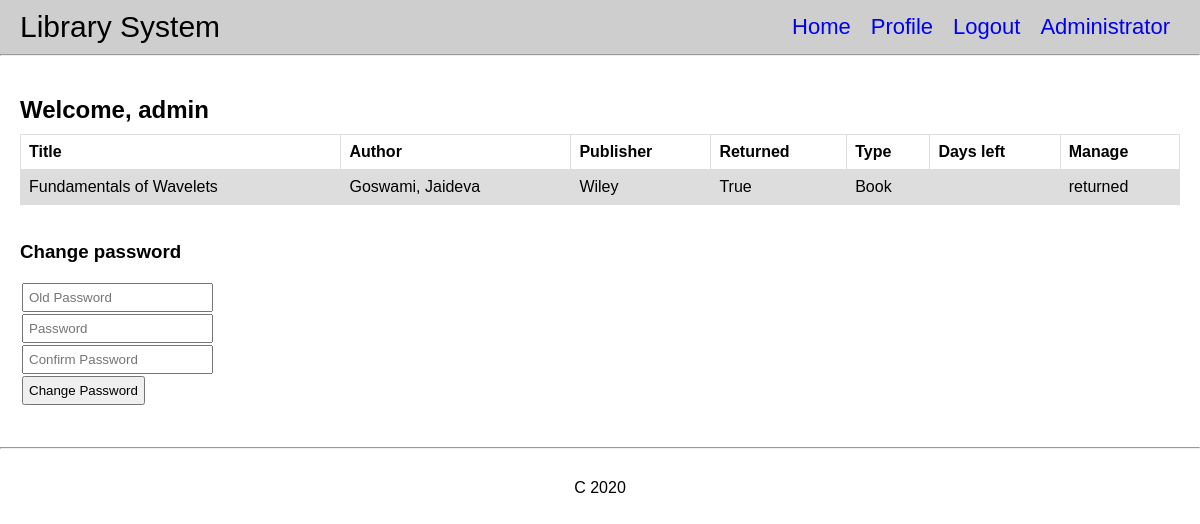
/user/profile/ (signed in), run on an earlier commit of the app's database.
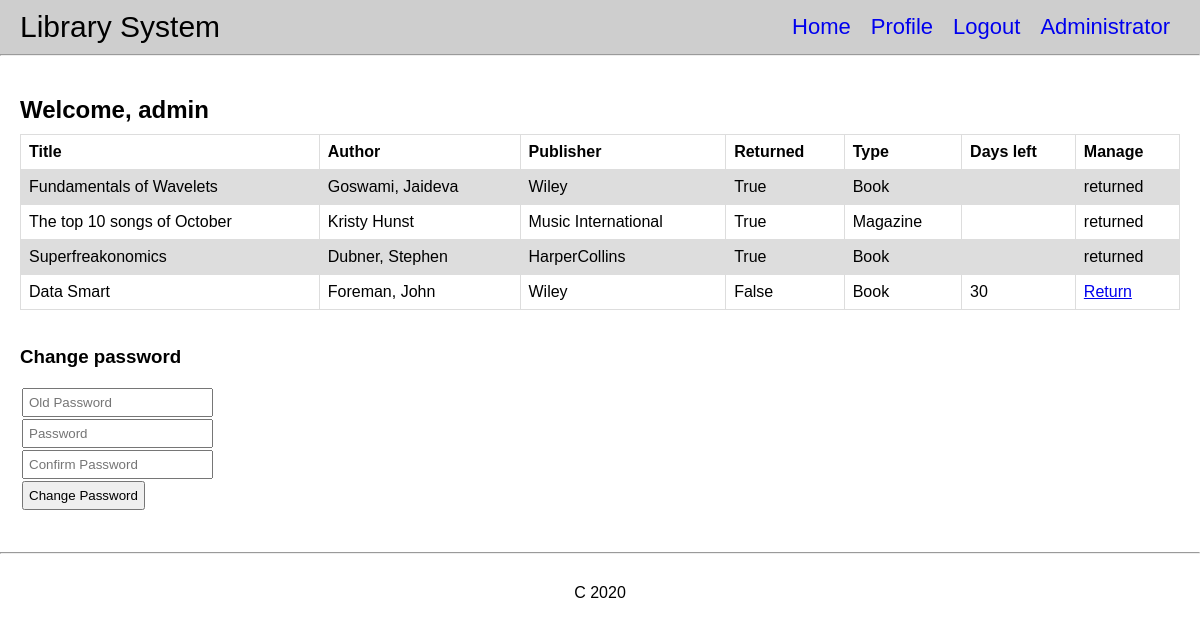
And on a later commit of the database.
### library_app/models.py (models this page shows, shortened)
class ItemLoan(models.Model):
    user = models.ForeignKey(User, on_delete=models.CASCADE)
    item = models.ForeignKey(Item, on_delete=models.CASCADE)
    loaned_timestamp = models.DateTimeField(auto_now_add=True)
    returned_timestamp = models.DateTimeField(null=True)
    def daysLeft(self):
        if self.item.item_type == "book":
            date_to_return = self.loaned_timestamp + \
                timedelta(days=items_days_limits['book'])
            days_left = (date_to_return - self.loaned_timestamp).days
        else:
            date_to_return = self.loaned_timestamp + \
                timedelta(days=items_days_limits['magazine'])
            days_left = (date_to_return - self.loaned_timestamp).days
        return days_left
    def is_available(self):
        return self.returned_timestamp is not None

class Item(models.Model):
    title = models.CharField(max_length=200)
    author = models.CharField(max_length=200)
    publisher = models.CharField(max_length=200)
    is_available = models.BooleanField(default=True)
    TYPE_CHOICES = [
        ('book', "Book"),
        ('magazine', "Magazine"),
    ]
    item_type = models.CharField(
        max_length=100, choices=TYPE_CHOICES, default='book')

### user_app/views.py (the view)
# urls.py: path("profile/", views.profile, name="profile"),
@login_required
def profile(request, extraContext={}):
    context = {}
    context.update(extraContext)
    user = request.user  # currently logged in user
    itemloans = ItemLoan.objects.filter(user=user)
    context = {"itemloans": itemloans, "user": user}
    return render(request, "user_app/profile.html", context)

### templates/user_app/profile.html (shortened to what this page needs)
{% extends "base.html" %} {% block title %}Profile{% endblock title%}
{% block content %}
<div>
  <h2>Welcome, {{user.username}}</h2>
  <div class="profile-items">
    {% if itemloans.count %}
      <table>
        <tr>
          <th>Title</th>
          <th>Author</th>
          <th>Publisher</th>
          <th>Returned</th>
          <th>Type</th>
          <th>Days left</th>
          <th>Manage</th>
        </tr>
        {% for itemloan in itemloans %}
        <tr>
          <td>{{itemloan.item.title}}</td>
          <td>{{itemloan.item.author}}</td>
          <td>{{itemloan.item.publisher}}</td>
          <td>{{ itemloan.is_available}}</td>
          <td>{{ itemloan.item.item_type|capfirst }}</td>
          <td>{% if itemloan.is_available %} {% else %} {{itemloan.daysLeft}} {% endif %}</td>
          <td>{% if itemloan.is_available %} returned {% else %} <a href="{% url "user_app:return_item" itemloan.item.item_type itemloan.item.id %}">Return</a> {% endif %}  </td>
        </tr>
        {% endfor %}
      </table>
    {% else %}
      <p>No items available.</p>
    {% endif %}
  </div>
  <div class="profile-settings">
  <br><br>
    <h3>Change password </h3>
    <br>
    <form action="{% url "user_app:change_password" %}" method="POST">
      <input type="password" name="old_password" placeholder="Old Password">
      <input type="password" name="new_password1" placeholder="Password">
      <input type="password" name="new_password2" placeholder="Confirm Password">
      <button>Change Password</button>
    </form>
  </div>
</div>
{% endblock content%}

### templates/base.html (shortened to what this page needs)
<!DOCTYPE html>
<html lang="en">
  <head>
    {% load static %}
    <link rel="stylesheet" href="{% static "global/styles.css" %}">
  </head>
  <body>
    <header>
      <p>Library System</p>
      <nav>
        <ul>
          {% if request.user.is_authenticated %}
            <li><a href="{% url 'library_app:index' %}">Home</a></li>
            <li><a href="{% url 'user_app:profile' %}">Profile</a></li>
            <li><a href="{% url 'user_app:logout' %}">Logout</a></li>
          {% else %}
            <li><a href="{% url 'user_app:login' %}">Login</a></li>
          {% endif %}
          {% if request.user.is_staff %}
            <li><a href="{% url 'user_app:administrator' %}">Administrator</a></li>
          {% endif %}
        </ul>
      </nav>
    </header>
    <hr />
    <main>
      {% block content %}{% endblock content%}
    </main>
    <hr />
    <footer>
      <p>C 2020</p>
    </footer>
  </body>
</html>

### static/styles.css (style rules this page uses)
*, *:after, *:before { font-family: sans-serif; margin: 0px; padding: 0px; box-sizing: border-box; }
body { width: 100vw; max-width: 100%; margin: 0 auto; position: relative; }
header { width: 100%; display: flex; justify-content: space-between; padding: 10px 20px; background: #cecece; }
header p { font-size: 30px; }
nav ul { display: flex; list-style: none; align-items: center; height: 100%; }
nav ul li a { padding: 5px 10px; font-size: 22px; text-decoration: none; }
main { width: calc(100vw - 40px); margin: 0 auto; max-width: 100%; position: relative; padding: 40px 0px; }
table { margin-top: 10px; border-collapse: collapse; width: 100%; }
td, th { border: 1px solid #dddddd; text-align: left; padding: 8px; }
tr:nth-child(even) { background-color: #dddddd; }
footer p { padding-top: 30px; text-align: center; }
input, button { padding: 5px; display: block; margin: 2px; }

What changed in the data, as far as the page shows it:
added ItemLoan: item "The top 10 songs of October", item.author "Kristy Hunst", item.publisher "Music International", is_available "True", item.item_type "Magazine", shows "returned"
added ItemLoan: item "Superfreakonomics", item.author "Dubner, Stephen", item.publisher "HarperCollins", is_available "True", item.item_type "Book", shows "returned"
added ItemLoan: item "Data Smart", item.author "Foreman, John", item.publisher "Wiley", is_available "False", item.item_type "Book", daysLeft "30", shows "Return"
